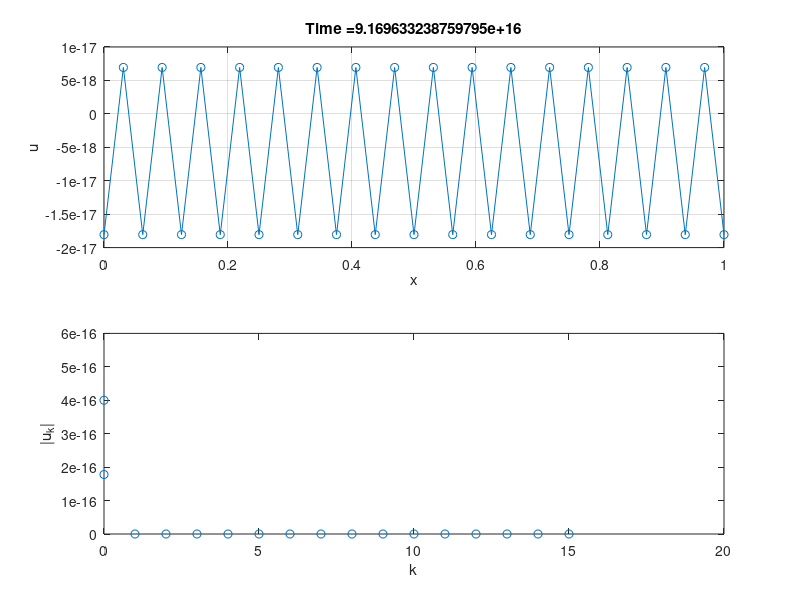

Reproduce this figure in MATLAB.
% Solution for viscous burgers using spectral method
% u_t + (u^2/2)_x = nu u_xx in (0,1)
% IC: u(x,0) = sin(2*pi*x)
% BC: periodic
%
% The formulation is based on
%     Trefethen: Spectral Methods in Matlab
%
% Semi-implicit scheme: explicit for convection, implicit for diffusion
%
% Arguments: nu, N, cfl, nT
function burger(nu, N, cfl, nT)

  if nargin == 0
    nu = 0.1;
    N  = 2^5;
    nT = 500;
    cfl= 0.5;
  end

  fprintf(1,"nu = %e\n", nu);
  fprintf(1,"N  = %d\n", N);
  fprintf(1,"cfl= %f\n", cfl);

  xf = linspace(0,1,N+1);
  x  = xf(2:end);
  k  = [0:N/2-1 0 -N/2+1:-1];
  h  = 1/N;

  u  = sin(2*pi*x);
  uh = fft(u);
  plot(uh,'o');

  t  = 0;
  for it=1:nT
     dt = cfl*h/max(abs(u));
     w  = u.^2/2;
     wh = fft(w);
     uh = (uh - dt * 1i * k .* wh) ./ (1 + dt * nu * k.^2 );
     u  = real(ifft(uh));
     t  = t + dt; ts = strcat('Time = ', num2str(t));
     if(mod(it,10) == 0)
        subplot(2,1,1)
        plot(xf,[u(end) u],'o-');
        xlabel('x'); ylabel('u')
        title(ts); grid on
        subplot(2,1,2)
        plot(k(1:N/2+1), abs(uh(1:N/2+1)), 'o')
        xlabel('k'); ylabel('|u_k|')
        pause(0.5)
     end
  end

end
